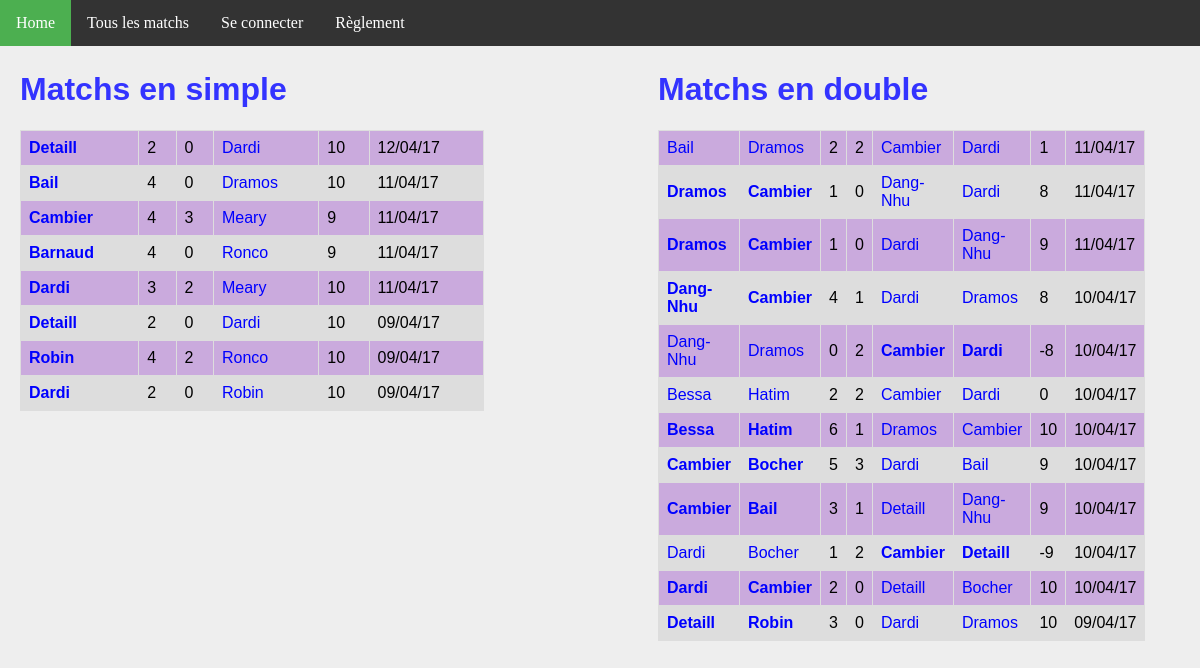
Page /matchs/ on the earlier database version.
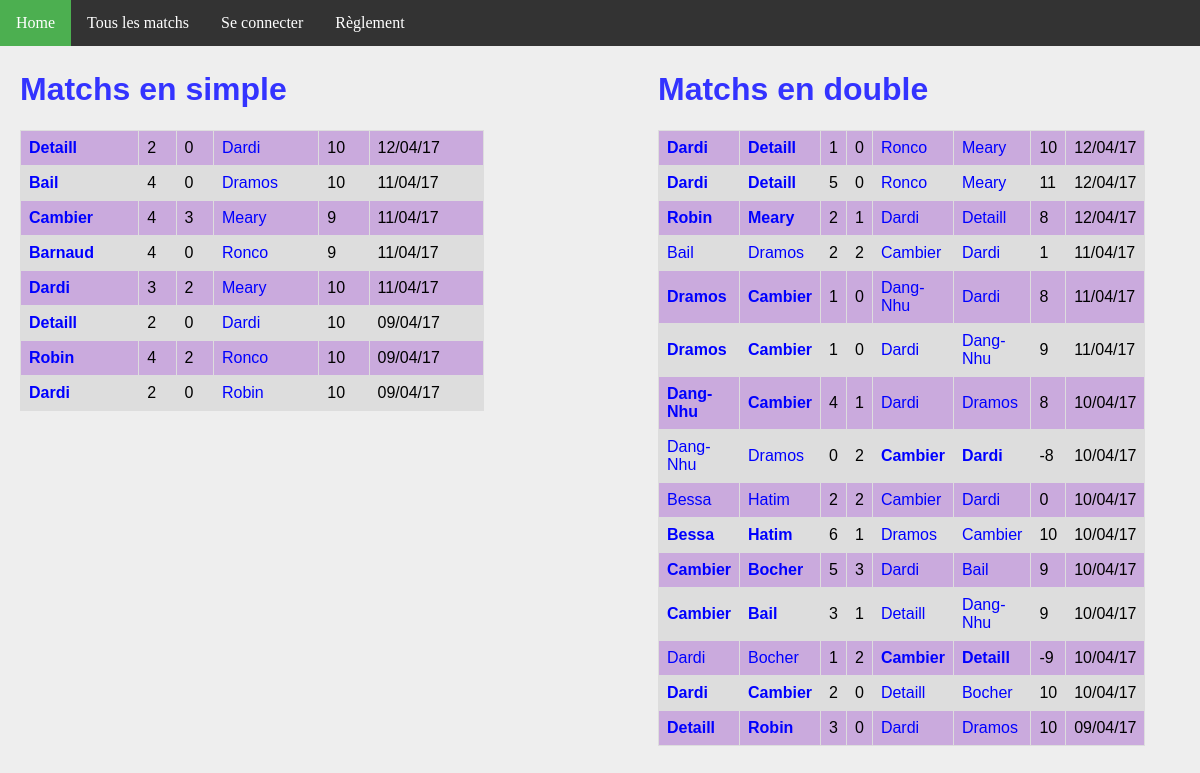
Same page on the later database version.
### ranking/models.py (models this page shows, shortened)
class MatchSimple(models.Model):
    domicile = models.ForeignKey('Joueur', related_name = 'dom')
    exterieur = models.ForeignKey('Joueur', related_name = 'exte')
    date = models.DateTimeField(auto_now_add=True)
    buts_domicile = models.IntegerField(default=0)
    buts_exterieur = models.IntegerField(default=0)
    points = models.IntegerField(default=0)
    @property
    def winner(self):
        if self.buts_domicile > self.buts_exterieur:
            return 1.
        elif self.buts_domicile < self.buts_exterieur:
            return 0.
        else:
            return 0.5

class Joueur(models.Model):
    user = models.OneToOneField(User, on_delete=models.CASCADE)
    pseudo = models.CharField(max_length = 50, default="Pax lambda")
    simple_score = models.IntegerField(default=500)
    simple_rang = models.IntegerField(default=0)
    simple_victoires = models.IntegerField(default=0)
    simple_nuls = models.IntegerField(default=0)
    simple_defaites = models.IntegerField(default=0)
    simple_buts_pour = models.IntegerField(default=0)
    simple_buts_contre = models.IntegerField(default=0)
    double_score = models.IntegerField(default=500)
    double_rang = models.IntegerField(default=0)
    double_victoires = models.IntegerField(default=0)
    double_nuls = models.IntegerField(default=0)
    double_defaites = models.IntegerField(default=0)
    double_buts_pour = models.IntegerField(default=0)
    double_buts_contre = models.IntegerField(default=0)

class MatchDouble(models.Model):
    domicile_1 = models.ForeignKey('Joueur', related_name = 'dom1')
    domicile_2 = models.ForeignKey('Joueur', related_name = 'dom2')
    exterieur_1 = models.ForeignKey('Joueur', related_name = 'exte1')
    exterieur_2 = models.ForeignKey('Joueur', related_name = 'exte2')
    date = models.DateTimeField(auto_now_add=True)
    buts_domicile = models.IntegerField(default=0)
    buts_exterieur = models.IntegerField(default=0)
    points = models.IntegerField(default=0)
    @property
    def winner(self):
        if self.buts_domicile > self.buts_exterieur:
            return 1.
        elif self.buts_domicile < self.buts_exterieur:
            return 0.
        else:
            return 0.5

### ranking/views.py (the view)
# urls.py: url(r'^matchs/$', views.all_matchs, name='matchs'),
def all_matchs(request):
    context = {
        'simple_matchs': MatchSimple.objects.order_by('-date').all(),
        'double_matchs': MatchDouble.objects.order_by('-date').all(),
    }
    return render(request, 'all_matchs.html', context)

### ranking/templates/all_matchs.html
{% extends 'base.html' %}
{% block body %}
<div id="column1" style="float:left; margin:0; width:40%;">
    <h1>Matchs en simple</h1>
    <table>
        {% for m in simple_matchs %}
        <tr>
            <td {% if m.winner == 1 %} style='font-weight:bold'{% endif %} >
                <a href="{% url 'joueur' m.domicile.id %}">{{m.domicile.pseudo}}</a>
            </td>
            <td>{{m.buts_domicile}}</td>
            <td>{{m.buts_exterieur}}</td>
            <td {% if m.winner == 0 %} style='font-weight:bold'{% endif %} >
                <a href="{% url 'joueur' m.exterieur.id %}">{{m.exterieur.pseudo}}</a>
            </td>
            <td>{{m.points}}</td>
            <td>{{m.date | date:'d/m/y'}}</td>
        </tr>
        {% endfor %}
    </table>
</div>
<div id="column2" style="float:left; margin-left:15%;width:40%;">
<h1>Matchs en double</h1>
<table>
    {% for m in double_matchs %}
    <tr>
        <td {% if m.winner == 1 %} style='font-weight:bold'{% endif %} >
            <a class="joueur" href="{% url 'joueur' m.domicile_1.id %}">{{m.domicile_1.pseudo}}</a>
        </td>
        <td {% if m.winner == 1 %} style='font-weight:bold'{% endif %} >
            <a class="joueur" href="{% url 'joueur' m.domicile_2.id %}">{{m.domicile_2.pseudo}}</a>
        </td>
        <td>{{m.buts_domicile}}</td>
        <td>{{m.buts_exterieur}}</td>
        <td {% if m.winner == 0 %} style='font-weight:bold'{% endif %} >
            <a class='joueur' href="{% url 'joueur' m.exterieur_1.id %}">{{m.exterieur_1.pseudo}}</a>
        </td>
        <td {% if m.winner == 0 %} style='font-weight:bold'{% endif %} >
            <a class='joueur' href="{% url 'joueur' m.exterieur_2.id %}">{{m.exterieur_2.pseudo}}</a>
        </td>
        <td>{{m.points}}</td>
        <td>{{m.date | date:'d/m/y'}}</td>
    </tr>
    {% endfor %}
</table>
</div>
{% endblock %}

Differences in the rows shown:
added MatchDouble: domicile_1.pseudo "Dardi", domicile_2.pseudo "Detaill", buts_domicile "1", buts_exterieur "0", exterieur_1.pseudo "Ronco", exterieur_2.pseudo "Meary", points "10", date "12/04/17"
added MatchDouble: domicile_1.pseudo "Dardi", domicile_2.pseudo "Detaill", buts_domicile "5", buts_exterieur "0", exterieur_1.pseudo "Ronco", exterieur_2.pseudo "Meary", points "11", date "12/04/17"
added MatchDouble: domicile_1.pseudo "Robin", domicile_2.pseudo "Meary", buts_domicile "2", buts_exterieur "1", exterieur_1.pseudo "Dardi", exterieur_2.pseudo "Detaill", points "8", date "12/04/17"
